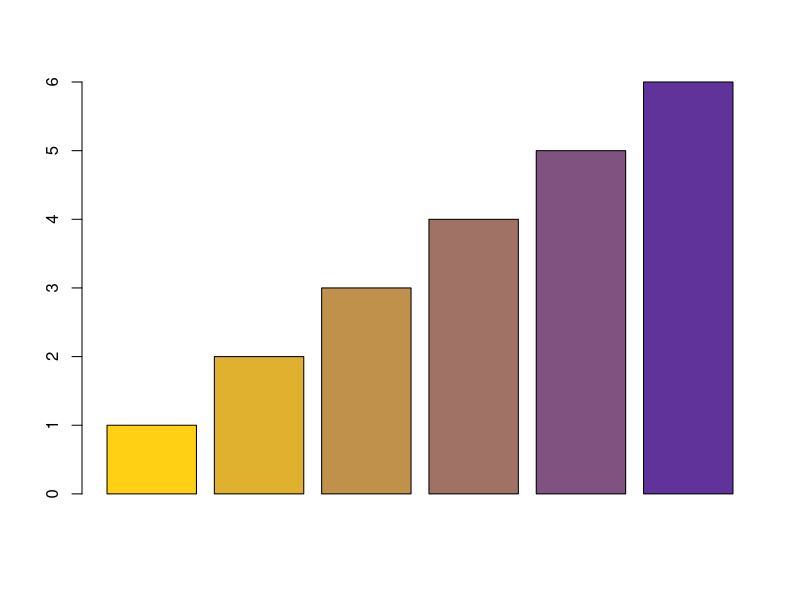
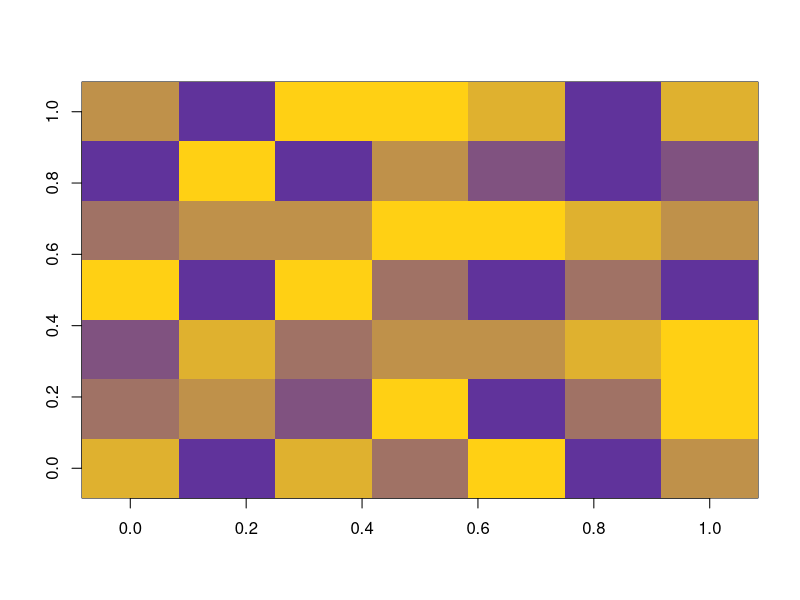
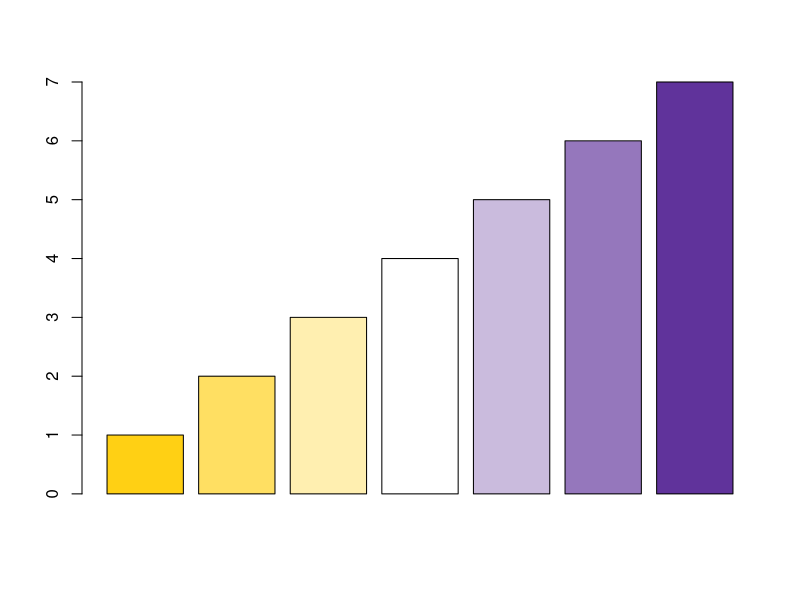
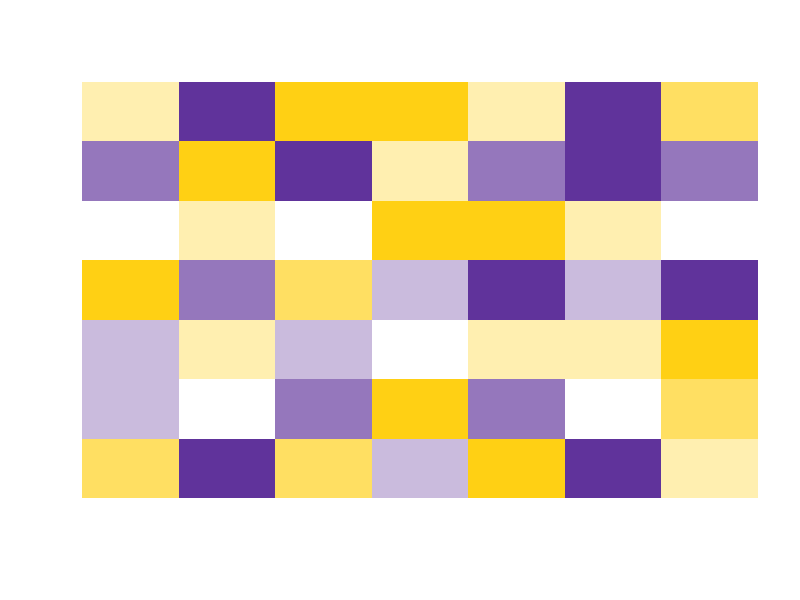

Here is the R script that generated these plots, in order: (Note: this script raises an error after producing the figures.)
########################################################
## cell cluster specific gene co-expression matrix
#https://www.schemecolor.com/yellow-purple-gradient.php
#Yellow-Purple Gradient Color Scheme
#The Yellow-Purple Gradient Color Scheme palette has 6 colors 
#which are Metallic Yellow (#FFD014), American Gold (#DFB12F), Aztec Gold (#BF914A), Blast-Off Bronze (#A07265), Razzmic Berry (#805280) and Rebecca Purple (#60339B).

Yellow2Purple=c('#FFD014','#DFB12F','#BF914A','#A07265', '#805280' ,'#60339B');
barplot(1:length(Yellow2Purple),col=Yellow2Purple)
N=7
mat=matrix(runif(N^2),N,N)
image(mat,col=Yellow2Purple)

y2p.pal<-colorRampPalette(c("#FFD014","white",'#60339B'))
y2p=y2p.pal(7)
barplot(1:length(y2p),col=y2p)
image(mat,col=y2p,axes=FALSE,ylab="", xlab="")

mat=Matrix::forceSymmetric(mat)
axis.tick=0:N
x=0:nrow(mat) 
y=0:ncol(mat)
image(x,y,mat, axes=FALSE, col=y2p,ylab="", xlab="")
for(i in 1:length(axis.tick)){
  segments(axis.tick[i],min(y),axis.tick[i],max(y))#vertical
  segments(min(x),axis.tick[i],max(x),axis.tick[i])#horizental
}
box()

pdf('pseudoHeatmap.pdf',useDingbats = T)
N=7
for(i in 1:3){
  mat=Matrix::Matrix(runif(N^2),N,N)
  mat=as.matrix(Matrix::forceSymmetric(mat))
  axis.tick=0:N
  x=0:nrow(mat) 
  y=0:ncol(mat) #x and y should be 1 unit longer than dim(mat)
  mat1 <- apply(mat, 2, rev);
  image(y,x,mat1, axes=FALSE, col=y2p,ylab="", xlab="")
  for(i in 1:length(axis.tick)){
    segments(axis.tick[i],min(y),axis.tick[i],max(y))#vertical
    segments(min(x),axis.tick[i],max(x),axis.tick[i])#horizental
  }
  box()
}
dev.off()

## change to green or blue color panel 

my.col0=RColorBrewer::brewer.pal(7,'Reds')
barplot(1:length(my.col0),col=my.col0)

my.col1=RColorBrewer::brewer.pal(7,'Greens')
barplot(1:length(my.col1),col=my.col1)

my.col2=RColorBrewer::brewer.pal(7,'Blues')
barplot(1:length(my.col2),col=my.col2)

pdf('pseudoHeatmap1.pdf',useDingbats = T)
N=7
for(i in 0:2){
  if(i==1){my.col=my.col1}else if(i==2){my.col=my.col2}else if(i==0){my.col=my.col0}
  mat=Matrix::Matrix(runif(N^2),N,N)
  mat=as.matrix(Matrix::forceSymmetric(mat))
  axis.tick=0:N
  x=0:nrow(mat) 
  y=0:ncol(mat) #x and y should be 1 unit longer than dim(mat)
  mat1 <- apply(mat, 2, rev);
  image(y,x,mat1, axes=FALSE, col=my.col,ylab="", xlab="")
  for(i in 1:length(axis.tick)){
    segments(axis.tick[i],min(y),axis.tick[i],max(y))#vertical
    segments(min(x),axis.tick[i],max(x),axis.tick[i])#horizental
  }
  box()
}
dev.off()

## change to red color panel 
pdf("pseudoHeatmap2.pdf",useDingbats = T)

my.col=RColorBrewer::brewer.pal(7,'Reds')
#barplot(1:length(my.col),col=my.col)
my.col[1]='white'
N=20;M=4;
set.seed(123456)
mat=as.matrix(Matrix::Matrix(rexp(N*M),N,M))
mat=mat/10
mat=t(mat)
mat1=t(apply(mat,1,function(i){
  x=abs((i-mean(i))/sd(i))
  x[x<1.3]=0
  x
}))
axis.tick=0:N
x=0:ncol(mat1) 
y=0:nrow(mat1) #x and y should be 1 unit longer than dim(mat)

image(y,x,mat, axes=FALSE, col=my.col,ylab="", xlab="")
for(i in 1:length(axis.tick)){
  segments(axis.tick[i],min(x),axis.tick[i],max(x))#vertical
  #segments(min(x),axis.tick[i],max(x),axis.tick[i])#horizental
}
box()

image(y,x,mat1, axes=FALSE, col=my.col,ylab="", xlab="")

for(i in 1:length(axis.tick)){
  segments(axis.tick[i],min(x),axis.tick[i],max(x))#vertical
  #segments(min(x),axis.tick[i],max(x),axis.tick[i])#horizental
}
box()


## module by cell type
N=400;M=5;
set.seed(123456)
mat=as.matrix(Matrix::Matrix(runif(N*M),N,M))
mat1=apply(mat,2,function(i){
  x=abs((i-mean(i))/sd(i))
  x[x<1]=0
  x[x>=1]=1
  x
})
print (pheatmap::pheatmap(mat1,col=c('grey90',"#99000D"),
                   treeheight_row = 0, treeheight_col = 0)
)
dev.off()
